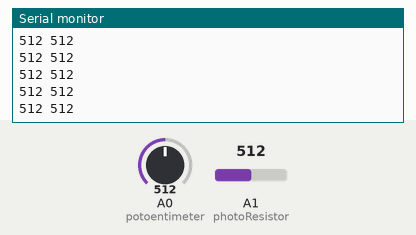
A sketch run on a simulated Arduino Uno, built with avr-gcc and run on an emulated ATmega328P. Parts: the last lines printed to the serial monitor. The test bench sets the inputs (shaded band); at power-on: A0 (potoentimeter) = 512, A1 (photoResistor) = 512.

Above: at 1.2 s.
1.3 s: A0 (potoentimeter) set to 983
At 1.9 s:
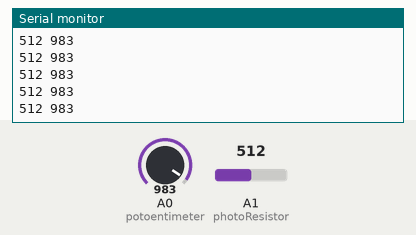
2.8 s: A0 (potoentimeter) set to 1007
At 3.7 s:
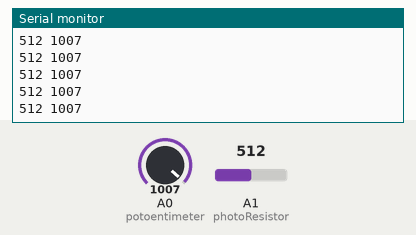
4.3 s: A0 (potoentimeter) set to 11
At 4.8 s:
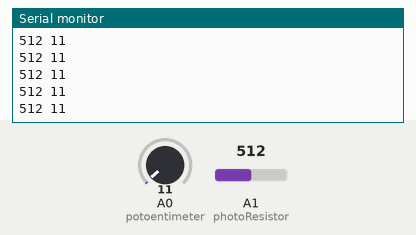
5.8 s: A0 (potoentimeter) set to 8
At 6.3 s:
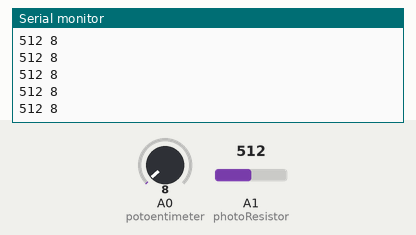
7.3 s: A1 (photoResistor) set to 981
At 8.1 s:
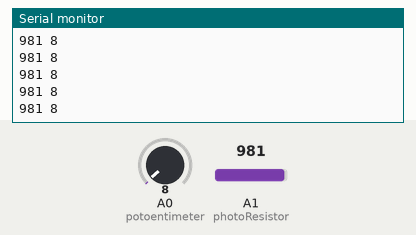
8.8 s: A1 (photoResistor) set to 1008
At 9.5 s:
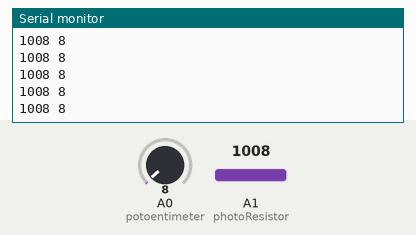
Timing chart, 0 to 11.8 s (numbered marks = the images above; inputs shaded):
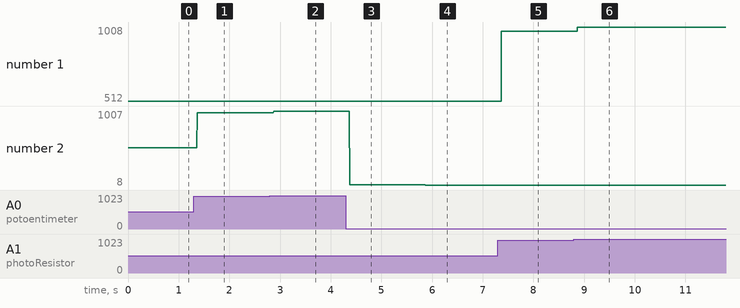

Measured:
- after the input at 1.3 s, the serial monitor: prints a new line after 0.07 s (image 1)
- after the input at 2.8 s, the serial monitor: prints a new line after 0.07 s (image 2)
- after the input at 4.3 s, the serial monitor: prints a new line after 0.07 s (image 3)
- after the input at 5.8 s, the serial monitor: prints a new line after 0.07 s (image 4)
- after the input at 7.3 s, the serial monitor: prints a new line after 0.07 s (image 5)
- after the input at 8.8 s, the serial monitor: prints a new line after 0.07 s (image 6)
- plotted number 1: 512 → 981 after the input at 7.3 s, 981 → 1008 after the input at 8.8 s
- plotted number 2: 512 → 983 after the input at 1.3 s, 983 → 1007 after the input at 2.8 s, 1007 → 11 after the input at 4.3 s, 11 → 8 after the input at 5.8 s

The sketch:

hbanke2Lab9.ino
```cpp
/* Het Banker. hbanke2, 676239923
 * Lab 9: Arduino communicate with a PC
 * Description: In this lab, we are to connect the two analog devices to the Arduino
 *              and plot the data recieved on the computer using the Processing software. Data
 *              could be displayed in two seperate graphs or both on one graph. I did both of them
 *              on the same graph.
 *
 * Assumption: The devices that I thought would be easier were the photoresistor and
 *             the potentiometer. We have worked with them in many other devices.
 * References:
 *              https://www.processing.org/download/?processing
 *              https://www.arduino.cc/en/Tutorial/Graph
 *              https://learn.sparkfun.com/tutorials/connecting-arduino-to-processing#introduction
 */


//pins for the potoentimeter and the photoResistor
const int photoResistor = A1;   //they are in analog pin
const int potoentimeter = A0;

//analogvalues for the photoresistor and potentimeter
int photoResistorValue = 0;
int potoentimeterValue = 0;


void setup() {
  // initialize the serial communication:
  Serial.begin(9600);
}

void loop()
{
  // send the value of analog input 0:
  photoResistorValue = analogRead(photoResistor);
  potoentimeterValue = analogRead(potoentimeter);

  //print the analog value for the photo resistor
  Serial.print(photoResistorValue);
  Serial.print(" ");  //whitespace between the values
  //print the analog value for the potentiometer
  Serial.println(potoentimeterValue);

  // wait a bit for the analog-to-digital converter to stabilize after the last
  // reading:
  delay(2);
}
```
